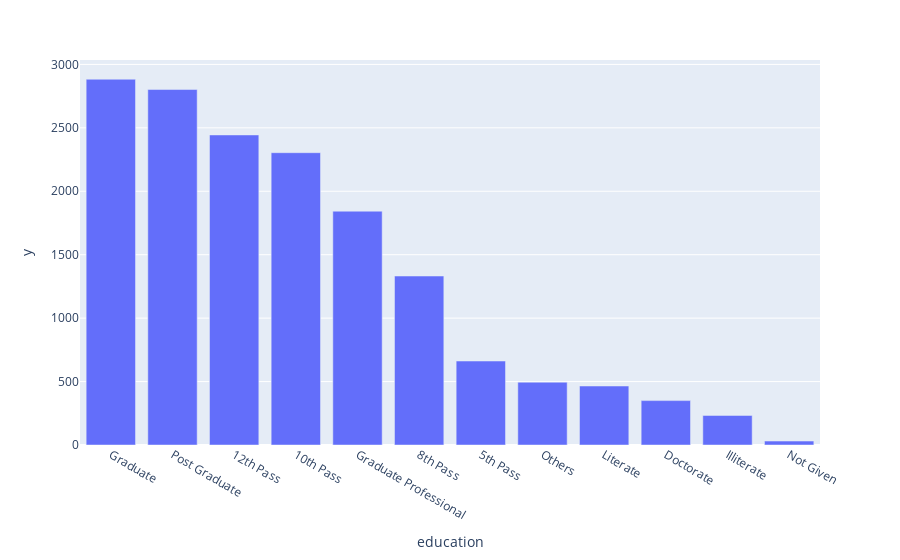

Source (notebook cell):
### Code cell
fig = px.bar(all_cand_edu_vals, x=all_cand_edu_vals.index, y=all_cand_edu_vals.values, color_continuous_scale='virdis')
fig.show()

### Figure 1 — Plotly figure (JSON) as saved in the notebook; plotly's stock layout.template omitted (floating-point values rounded to 4 significant figures)
{"data": [{"alignmentgroup": "True", "hovertemplate": "education=%{x}<br>y=%{y}<extra></extra>", "legendgroup": "", "marker": {"color": "#636efa", "pattern": {"shape": ""}}, "name": "", "offsetgroup": "", "orientation": "v", "showlegend": false, "textposition": "auto", "type": "bar", "x": ["Graduate", "Post Graduate", "12th Pass", "10th Pass", "Graduate Professional", "8th Pass", "5th Pass", "Others", "Literate", "Doctorate", "Illiterate", "Not Given"], "xaxis": "x", "y": [2883, 2802, 2444, 2304, 1843, 1332, 662, 495, 465, 350, 233, 31], "yaxis": "y"}], "layout": {"barmode": "relative", "legend": {"tracegroupgap": 0}, "margin": {"t": 60}, "xaxis": {"anchor": "y", "domain": [0, 1], "title": {"text": "education"}}, "yaxis": {"anchor": "x", "domain": [0, 1], "title": {"text": "y"}}}}
